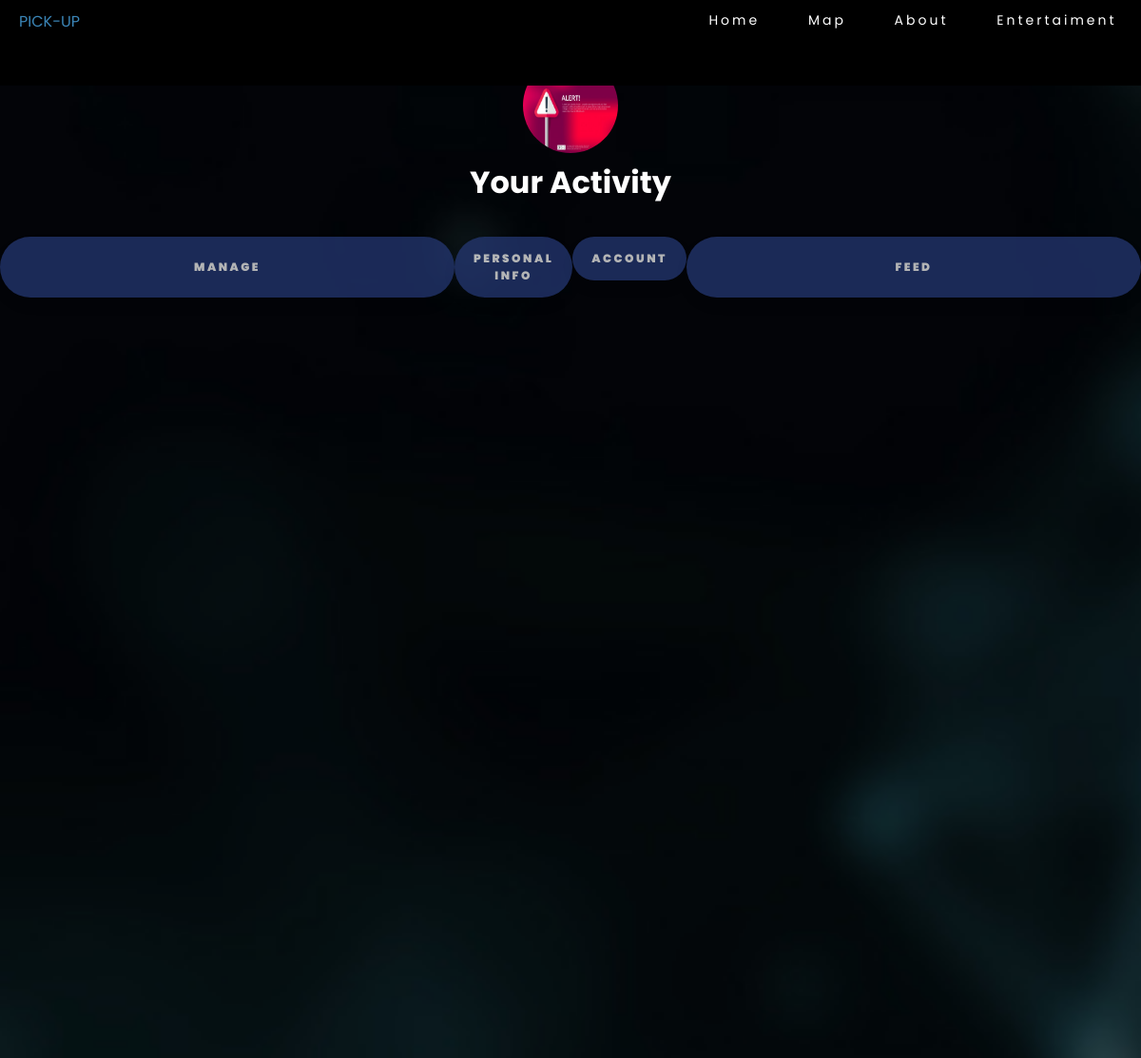
/your-activity.php (signed in, upper part), run on an earlier commit of the app's database.
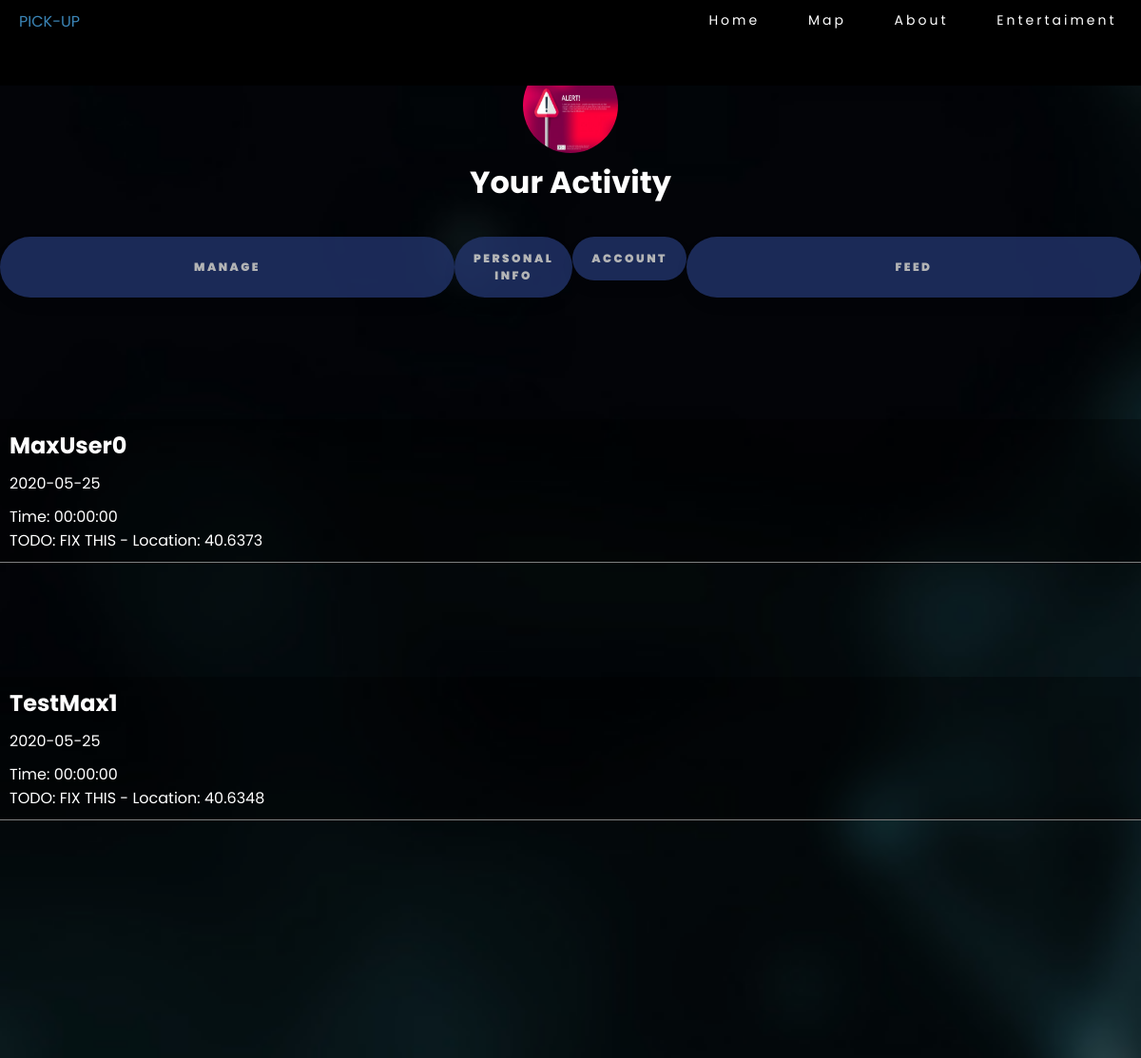
And on a later commit of the database.
### tables this page shows
CREATE TABLE `events` (
  `event_id` varchar(13) NOT NULL,
  `date_of_event` date NOT NULL,
  `time_of_event` time NOT NULL,
  `subject` varchar(30) DEFAULT NULL,
  `max_users` int(11) DEFAULT NULL,
  `duration_of_event` time DEFAULT NULL,
  `date_of_posting` timestamp NOT NULL DEFAULT current_timestamp() ON UPDATE current_timestamp(),
  `lat` float DEFAULT NULL,
  `lng` float DEFAULT NULL,
  `description` longtext NOT NULL,
  `creator` varchar(30) NOT NULL
);

### authenticate.php (called while the page is built, shortened)
<?php
require_once('database.php');
require_once('query_auth.php');
function get_username(){
    if(isset($_SESSION['username'])){
        $u = $_SESSION['username'];
        return $u;
    }
    else{
        return 'avatar';
    }
}
?>

### database.php (called while the page is built, shortened)
    <?php
	function db_connect(){
    $servername = "localhost";
    $username = "learta";
    $password = "123";
	$dbname = "cwtest1";
	$conn = mysqli_connect($servername, $username,$password,$dbname);
		return $conn;
	}
?>

### query_auth.php (called while the page is built, shortened)
<?php
function get_UserEvents($username)
{
    $conn = db_connect();
    $sql = "SELECT * from events
            where events.event_id in
            (select event_id from isin where user_id = '$username');";
    $result = $conn->query($sql);
    return makeEvent($result);
}
function makeEvent($result){
    if ($result->num_rows > 0) {
        $events = array();
        for ($x = 0; $x < $result->num_rows; $x++) {
            $row = $result->fetch_assoc();
            $event_id = $row["event_id"];
            $date = $row["date_of_event"];
            $time = $row["time_of_event"];
            $title = $row["subject"];
            $lat = $row["lat"];
            $lng = $row["lng"];
            $description = $row["description"];
            $creator = $row["creator"];
            $max_users = $row["max_users"];
            $event = new Event($event_id, $date, $time, $title, $lat,$lng,$description, $creator,$max_users);
            array_push($events, $event);
        }
        return $events;
    }
}
class Event
{
    public $event_id, $date, $time, $title, $lat, $lng, $description, $creator, $max_users;
    function __construct($event_id, $date, $time, $title, $lat, $lng, $description,$creator, $max_users)
    {
        $this->date = $date;
        $this->time = $time;
        $this->title = $title;
        $this->lat = $lat;
    }
    function get_date()
    {
        return $this->date;
    }
    function get_time()
    {
        return $this->time;
    }
    function get_lat()
    {
        return $this->lat;
    }
    function get_title()
    {
        return $this->title;
    }
}
?>

### your-activity.php (the view, shortened to what this page needs)
<!DOCTYPE html>
<html lang="en">
    <head>
         <link rel="stylesheet" href="loginstyle.css">
        <link rel="stylesheet" href="style.css">
        <link rel="stylesheet" href="accountstyle.css">
    </head>
    <body>
        <nav>
            <div class ="logo">
              PICK-UP
            </div>
        <ul class = "nav-links">
            <li> <a href = "landing.php"> Home</a></li>
            <li> <a href = "Map.php"> Map</a></li>
            <li> <a href = "about.html"> About</a></li>
            <li> <a href = "#"> Entertaiment</a></li>
        </ul>
        </nav>
<div class='accontainer'>
<br>
    <?php
  require_once('authenticate.php');
 $u = get_username();
 echo (isset($_SESSION['username']) ?  "<img class='circular--square' src='images/$u.jpg'style=' position: relative;
  width: 100px;
  height:100px;
  overflow: hidden;
  border-radius: 50%; margin-top:3%;'>" :  "<img class='circular--square' src='images/avatar.png' style='margin-top:2%;'>");
      ?>
    <br>
      <h1><?php echo (isset($_SESSION['username']) ?"<p style='color:;'>Your Activity</p>" : ""); ?></h1>
     <br>
      <div class="accnav">
        <button class="manage"><stong>Manage</stong></button>
        <?php
       echo (isset($_SESSION['username']) ? "<a href = 'personal-info.php'><button class='personal-info'>Personal Info</button></a>"
       :"<button class = 'personalinfo'>Personal Info</button>");
        ?>
                <?php
        echo (isset($_SESSION['username']) ? "<a href = 'account.php'><button class='account'>Account</button></a>"
        :"<button class = 'personalinfo'>Account</button>");
         ?>
        <button class = "feed">Feed</button>
    </div>
       <?php
                    require_once('query_auth.php');
                    $event = get_UserEvents($_SESSION['username']);
                    for ($x = 0; $x < sizeof($event) ;$x++) {
                   echo
                       '<div class="classevent'.$x.'" id="">
                        <section class="postsection">
                        <h1 style="#0077CC:">'
                        .$event[$x]->get_title().
                        '
                        </h1>
                        <p>'.$event[$x]->get_date().'</p>
                        <div>Time: '.$event[$x]->get_time().'
                        <br>
                            TODO: FIX THIS - Location: '.$event[$x]->get_lat().'
                        </div>
                        </div>
                        '; }
                    ?>
</div>
    </body>
</html>

What changed in the data, as far as the page shows it:
added events: subject "MaxUser0", date_of_event "2020-05-25", time_of_event "00:00:00", lat "40.6373"
added events: subject "TestMax1", date_of_event "2020-05-25", time_of_event "00:00:00", lat "40.6348"
